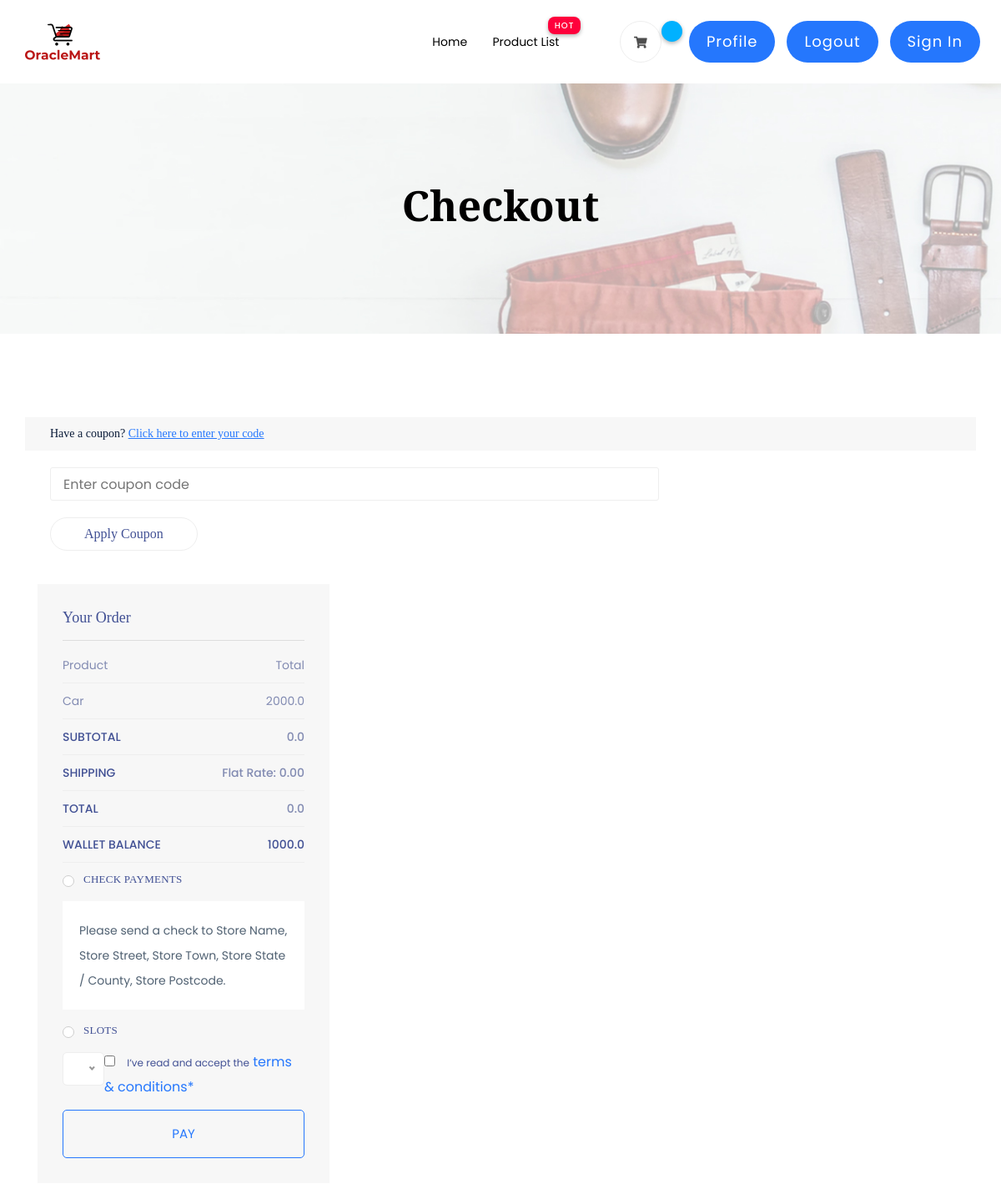
Before: /checkout/ (signed in, upper part) with the older database file.
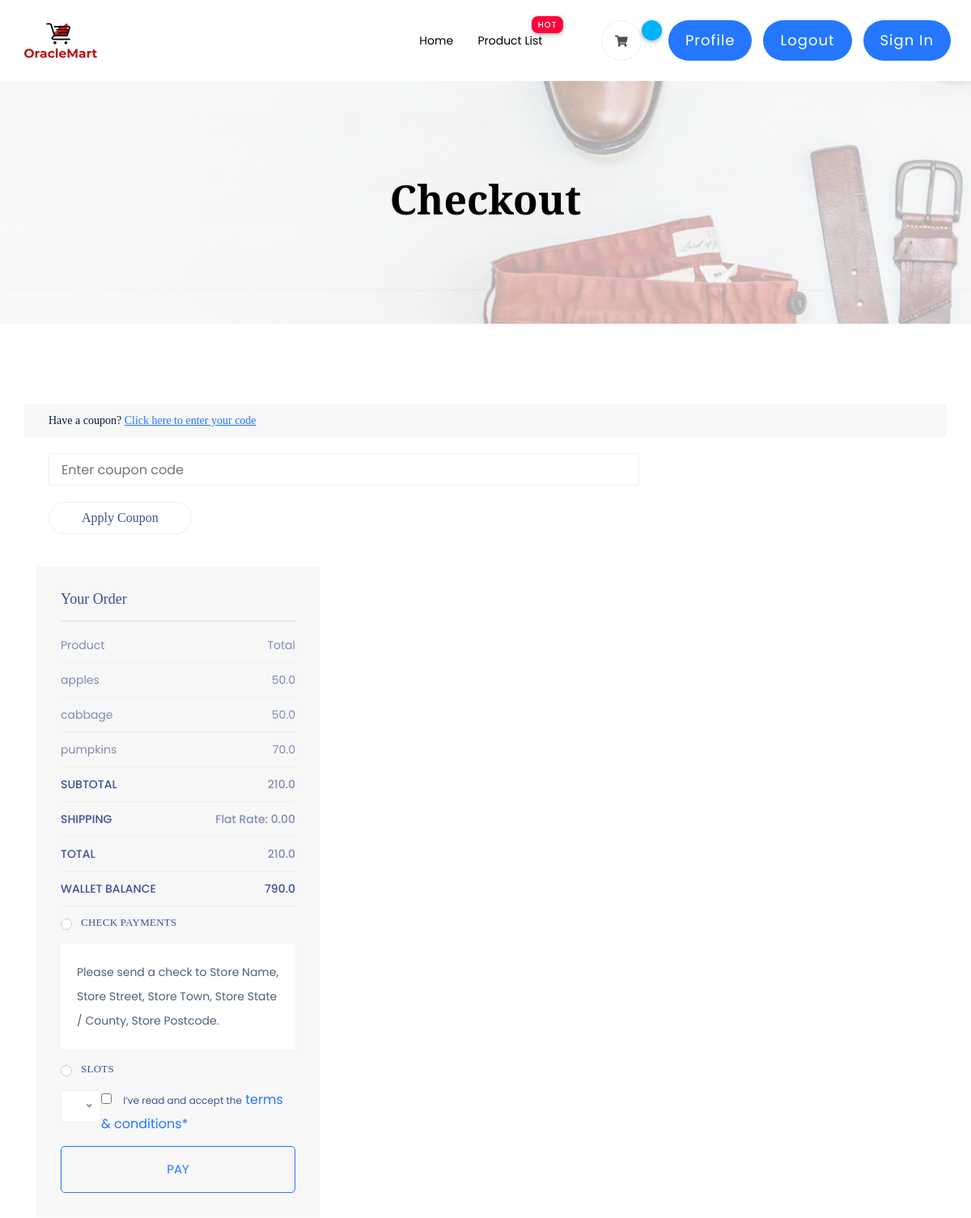
After: the same page with the newer database file.
### UserActions/models.py (models this page shows, shortened)
class Cart(models.Model):
    cart_id = models.ForeignKey(User,on_delete=models.CASCADE)
    total_amount = models.FloatField()
    item = models.ForeignKey(Item,on_delete=models.CASCADE)
    class Meta:
        unique_together = ('cart_id', 'item')

class Item(models.Model):
    item_id = models.AutoField(primary_key=True)
    item_price = models.FloatField()
    item_name = models.CharField(max_length = 100)
    item_description = models.CharField(max_length = 250, blank = True)
    image_url = models.FileField(upload_to='documents')
    pincode = models.ForeignKey(Pincodes,on_delete=models.CASCADE)
    seller_id = models.ForeignKey(User,on_delete=models.CASCADE)
    category = models.CharField(max_length = 100)

class UserAttribute(models.Model):
    user = models.ForeignKey(User, on_delete=models.CASCADE)
    role = models.CharField(max_length = 250, blank = True)
    address = models.CharField(max_length = 250, blank = True)
    money =  models.FloatField( blank = True)

### UserActions/views.py (the view)
# urls.py: path('checkout/',views.checked_out,name = 'checkout'),
def checked_out(request):
    if not request.user.is_authenticated:
        return redirect('UserActions:login')
    else:
        cart_items = Cart.objects.filter(cart_id = request.user)
        total_amount = Cart.objects.filter(cart_id = request.user).last().total_amount
        user = UserAttribute.objects.get(user = request.user)
        slots = Slottings.objects.all()
        if(total_amount>user.money):
             messages.error(request, 'Insufficient balance')
        else:
            user.money -= total_amount
            user.save()
        context = {
            'user' : user,
            'itemList':cart_items,
            'total_amount' : total_amount,
            'slots':slots,
        }
        return render(request,'checkout.html',context)

### UserActions/templates/checkout.html (shortened to what this page needs)
{% extends 'base.html' %}
{% load static %}
{% block content %}
  <div class="slider-area ">
    <div class="single-slider slider-height2 d-flex align-items-center" data-background="assets/img/hero/category.jpg">
        <div class="container">
            <div class="row">
                <div class="col-xl-12">
                    <div class="hero-cap text-center">
                        <h2>Checkout</h2>
                    </div>
                </div>
            </div>
        </div>
    </div>
  </div>
  <section class="checkout_area section_padding">
    <div class="container">
      <div class="cupon_area">
        <div class="check_title">
          <h2>
            Have a coupon?
            <a href="#">Click here to enter your code</a>
          </h2>
        </div>
        <input type="text" placeholder="Enter coupon code" />
        <a class="tp_btn" href="#">Apply Coupon</a>
      </div>
          <div class="col-lg-4">
            <div class="order_box">
              <h2>Your Order</h2>
              <ul class="list">
                <li>
                  <a href="#">Product
                    <span>Total</span>
                  </a>
                </li>
                {% for item in itemList%}
                <li>
                  <a href="#">{{item.item.item_name}}
                    <span class="last">{{item.item.item_price}}</span>
                  </a>
                </li>
                {% endfor %}
              </ul>
              <ul class="list list_2">
                <li>
                  <a href="#">Subtotal
                    <span>{{total_amount}}</span>
                  </a>
                </li>
                <li>
                  <a href="#">Shipping
                    <span>Flat rate: 0.00</span>
                  </a>
                </li>
                <li>
                  <a href="#">Total
                    <span>{{total_amount}}</span>
                  </a>
                </li>
                <li>
                  <a href="#">Wallet Balance
                    <span>{{user.money}}</span>
                  </a>
                </li>
              </ul>
              <div class="payment_item">
                <div class="radion_btn">
                  <label for="f-option5">Check payments</label>
                  <div class="check"></div>
                </div>
                <p>
                  Please send a check to Store Name, Store Street, Store Town,
                  Store State / County, Store Postcode.
                </p>
              </div>
              <div class="payment_item active">
                <div class="radion_btn">
                  <label for="f-option6">Slots </label>
                  <div class="check"></div>
                </div>
              </div>
              <div class="creat_account">
                <input type="checkbox" id="f-option4" name="selector" />
                <label for="f-option4">I’ve read and accept the </label>
                <a href="#">terms & conditions*</a>
              </div>
              <a class="btn_3" href="#">Pay</a>
            </div>
          </div>
        </div>
  </section>
{% endblock %}

Changed rows visible on the page:
removed Cart: item.item_name "Car", item.item_price "2000.0", total_amount "0.0"
added Cart: item.item_name "apples", item.item_price "50.0"
added Cart: item.item_name "cabbage", item.item_price "50.0"
added Cart: item.item_name "pumpkins", item.item_price "70.0", total_amount "210.0"
computed for UserAttribute: money "1000.0" → "790.0"
